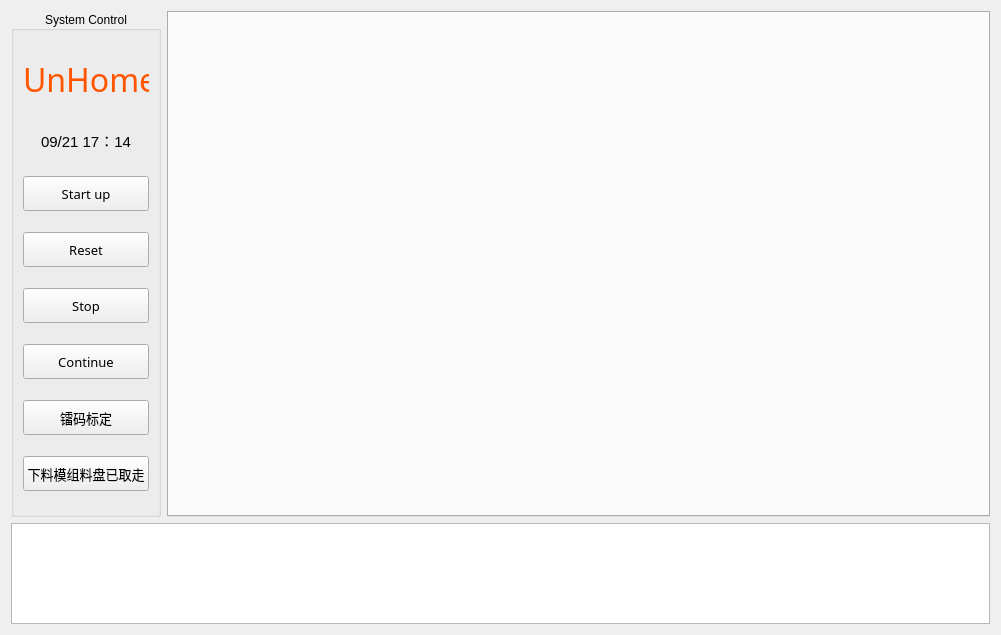
<?xml version="1.0" encoding="UTF-8"?>
<ui version="4.0">
 <class>MainWidget</class>
 <widget class="QWidget" name="MainWidget">
  <property name="geometry">
   <rect>
    <x>0</x>
    <y>0</y>
    <width>1001</width>
    <height>635</height>
   </rect>
  </property>
  <property name="windowTitle">
   <string>MainWidget</string>
  </property>
  <layout class="QVBoxLayout" name="verticalLayout_2">
   <item>
    <layout class="QVBoxLayout" name="verticalLayout" stretch="5,1">
     <item>
      <layout class="QHBoxLayout" name="horizontalLayout" stretch="1,9">
       <item>
        <widget class="QGroupBox" name="groupBox_system">
         <property name="minimumSize">
          <size>
           <width>150</width>
           <height>0</height>
          </size>
         </property>
         <property name="maximumSize">
          <size>
           <width>150</width>
           <height>16777215</height>
          </size>
         </property>
         <property name="title">
          <string>System Control</string>
         </property>
         <property name="alignment">
          <set>Qt::AlignCenter</set>
         </property>
         <layout class="QVBoxLayout" name="verticalLayout_6" stretch="2,2,1,1,1,1,0,0">
          <property name="spacing">
           <number>7</number>
          </property>
          <property name="leftMargin">
           <number>9</number>
          </property>
          <property name="topMargin">
           <number>9</number>
          </property>
          <property name="rightMargin">
           <number>9</number>
          </property>
          <property name="bottomMargin">
           <number>9</number>
          </property>
          <item>
           <widget class="QLabel" name="label_sysStatus">
            <property name="sizePolicy">
             <sizepolicy hsizetype="Preferred" vsizetype="Fixed">
              <horstretch>0</horstretch>
              <verstretch>0</verstretch>
             </sizepolicy>
            </property>
            <property name="minimumSize">
             <size>
              <width>0</width>
              <height>0</height>
             </size>
            </property>
            <property name="maximumSize">
             <size>
              <width>16777215</width>
              <height>50</height>
             </size>
            </property>
            <property name="font">
             <font>
              <family>微软雅黑 Light</family>
              <pointsize>24</pointsize>
             </font>
            </property>
            <property name="styleSheet">
             <string notr="true">color: rgb(255, 85, 0);</string>
            </property>
            <property name="text">
             <string> UnHome</string>
            </property>
            <property name="alignment">
             <set>Qt::AlignCenter</set>
            </property>
           </widget>
          </item>
          <item>
           <widget class="QLabel" name="label_time">
            <property name="sizePolicy">
             <sizepolicy hsizetype="Preferred" vsizetype="Fixed">
              <horstretch>0</horstretch>
              <verstretch>0</verstretch>
             </sizepolicy>
            </property>
            <property name="minimumSize">
             <size>
              <width>0</width>
              <height>30</height>
             </size>
            </property>
            <property name="maximumSize">
             <size>
              <width>16777215</width>
              <height>30</height>
             </size>
            </property>
            <property name="font">
             <font>
              <pointsize>11</pointsize>
             </font>
            </property>
            <property name="text">
             <string>09/21 17：14</string>
            </property>
            <property name="alignment">
             <set>Qt::AlignCenter</set>
            </property>
           </widget>
          </item>
          <item>
           <widget class="QPushButton" name="pushButton_start_up">
            <property name="sizePolicy">
             <sizepolicy hsizetype="Minimum" vsizetype="Fixed">
              <horstretch>0</horstretch>
              <verstretch>0</verstretch>
             </sizepolicy>
            </property>
            <property name="minimumSize">
             <size>
              <width>0</width>
              <height>35</height>
             </size>
            </property>
            <property name="maximumSize">
             <size>
              <width>16777215</width>
              <height>16777215</height>
             </size>
            </property>
            <property name="font">
             <font>
              <family>微软雅黑 Light</family>
              <pointsize>10</pointsize>
              <weight>50</weight>
              <bold>false</bold>
              <underline>false</underline>
              <strikeout>false</strikeout>
              <kerning>true</kerning>
             </font>
            </property>
            <property name="toolTip">
             <string/>
            </property>
            <property name="layoutDirection">
             <enum>Qt::LeftToRight</enum>
            </property>
            <property name="text">
             <string>Start up</string>
            </property>
           </widget>
          </item>
          <item>
           <widget class="QPushButton" name="pushButton_reset">
            <property name="sizePolicy">
             <sizepolicy hsizetype="Minimum" vsizetype="Fixed">
              <horstretch>0</horstretch>
              <verstretch>0</verstretch>
             </sizepolicy>
            </property>
            <property name="minimumSize">
             <size>
              <width>0</width>
              <height>35</height>
             </size>
            </property>
            <property name="maximumSize">
             <size>
              <width>16777215</width>
              <height>16777215</height>
             </size>
            </property>
            <property name="font">
             <font>
              <family>微软雅黑 Light</family>
              <pointsize>10</pointsize>
              <weight>50</weight>
              <bold>false</bold>
              <underline>false</underline>
              <strikeout>false</strikeout>
              <kerning>true</kerning>
             </font>
            </property>
            <property name="toolTip">
             <string/>
            </property>
            <property name="text">
             <string>Reset</string>
            </property>
            <property name="flat">
             <bool>false</bool>
            </property>
           </widget>
          </item>
          <item>
           <widget class="QPushButton" name="pushButton_stop">
            <property name="sizePolicy">
             <sizepolicy hsizetype="Minimum" vsizetype="Fixed">
              <horstretch>0</horstretch>
              <verstretch>0</verstretch>
             </sizepolicy>
            </property>
            <property name="minimumSize">
             <size>
              <width>0</width>
              <height>35</height>
             </size>
            </property>
            <property name="maximumSize">
             <size>
              <width>16777215</width>
              <height>16777215</height>
             </size>
            </property>
            <property name="font">
             <font>
              <family>微软雅黑 Light</family>
              <pointsize>10</pointsize>
              <weight>50</weight>
              <bold>false</bold>
              <underline>false</underline>
              <strikeout>false</strikeout>
              <kerning>true</kerning>
             </font>
            </property>
            <property name="toolTip">
             <string/>
            </property>
            <property name="text">
             <string>Stop</string>
            </property>
           </widget>
          </item>
          <item>
           <widget class="QPushButton" name="pushButton_continue">
            <property name="sizePolicy">
             <sizepolicy hsizetype="Minimum" vsizetype="Fixed">
              <horstretch>0</horstretch>
              <verstretch>0</verstretch>
             </sizepolicy>
            </property>
            <property name="minimumSize">
             <size>
              <width>0</width>
              <height>35</height>
             </size>
            </property>
            <property name="maximumSize">
             <size>
              <width>16777215</width>
              <height>16777215</height>
             </size>
            </property>
            <property name="font">
             <font>
              <family>微软雅黑 Light</family>
              <pointsize>10</pointsize>
              <weight>50</weight>
              <bold>false</bold>
              <underline>false</underline>
              <strikeout>false</strikeout>
              <kerning>true</kerning>
             </font>
            </property>
            <property name="toolTip">
             <string/>
            </property>
            <property name="text">
             <string>Continue</string>
            </property>
           </widget>
          </item>
          <item>
           <widget class="QPushButton" name="pushButton_laserCalib">
            <property name="sizePolicy">
             <sizepolicy hsizetype="Minimum" vsizetype="Fixed">
              <horstretch>0</horstretch>
              <verstretch>0</verstretch>
             </sizepolicy>
            </property>
            <property name="minimumSize">
             <size>
              <width>0</width>
              <height>35</height>
             </size>
            </property>
            <property name="maximumSize">
             <size>
              <width>16777215</width>
              <height>16777215</height>
             </size>
            </property>
            <property name="font">
             <font>
              <family>微软雅黑 Light</family>
              <pointsize>10</pointsize>
              <weight>50</weight>
              <bold>false</bold>
              <underline>false</underline>
              <strikeout>false</strikeout>
              <kerning>true</kerning>
             </font>
            </property>
            <property name="toolTip">
             <string/>
            </property>
            <property name="text">
             <string>镭码标定</string>
            </property>
           </widget>
          </item>
          <item>
           <widget class="QPushButton" name="pushButton_unload_tray_taked">
            <property name="sizePolicy">
             <sizepolicy hsizetype="Minimum" vsizetype="Fixed">
              <horstretch>0</horstretch>
              <verstretch>0</verstretch>
             </sizepolicy>
            </property>
            <property name="minimumSize">
             <size>
              <width>0</width>
              <height>35</height>
             </size>
            </property>
            <property name="maximumSize">
             <size>
              <width>16777215</width>
              <height>16777215</height>
             </size>
            </property>
            <property name="font">
             <font>
              <family>微软雅黑 Light</family>
              <pointsize>10</pointsize>
              <weight>50</weight>
              <bold>false</bold>
              <underline>false</underline>
              <strikeout>false</strikeout>
              <kerning>true</kerning>
             </font>
            </property>
            <property name="toolTip">
             <string/>
            </property>
            <property name="text">
             <string>下料模组料盘已取走</string>
            </property>
           </widget>
          </item>
         </layout>
        </widget>
       </item>
       <item>
        <widget class="QTabWidget" name="tabWidget_tray_status">
         <property name="currentIndex">
          <number>-1</number>
         </property>
        </widget>
       </item>
      </layout>
     </item>
     <item>
      <widget class="QTextEdit" name="textEdit_log">
       <property name="font">
        <font>
         <family>Arial</family>
         <pointsize>10</pointsize>
        </font>
       </property>
       <property name="contextMenuPolicy">
        <enum>Qt::CustomContextMenu</enum>
       </property>
       <property name="styleSheet">
        <string notr="true">color: rgb(85, 85, 127);</string>
       </property>
       <property name="readOnly">
        <bool>true</bool>
       </property>
      </widget>
     </item>
    </layout>
   </item>
  </layout>
 </widget>
 <layoutdefault spacing="6" margin="11"/>
 <resources/>
 <connections/>
 <slots>
  <slot>onBtnClick()</slot>
  <slot>onBtnPressed()</slot>
  <slot>onBtnRelease()</slot>
 </slots>
</ui>
